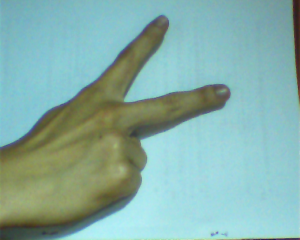
%> input picture 002.bmp, 300 x 240 px
$ octave Untitled1.m   (GNU Octave 9; MATLAB toolbox functions it lacks are replaced by stand-ins)
%> lines starting %> are read from the running program, lines starting %| are printed output that depends on the picture; in (x1, y1, x2, y2) boxes, pixels count from 0 and x2, y2 are one past the last pixel; in counts of white or black regions, pixels touching at a corner belong together; the program's own positions count from 1
### cut.m
function featoutput=cut(Grinput,Indtaginput,BinNum,level)
%把图像切分为四块，分别统计其直方图
if level==0
    return;
end
[height,width]=size(Grinput);   %梯度图尺寸大小
%分区
half_height=ceil(height/2);
half_width=ceil(width/2);
Gr_ori1=Grinput(1:half_height,1:half_width);
Gr_ori2=Grinput(1:half_height,(1+half_width):2*half_width);
Gr_ori3=Grinput((1+half_height):2*half_height,1:half_width);
Gr_ori4=Grinput((1+half_height):2*half_height,(1+half_width):2*half_width);
Indtag_ori1=Indtaginput(1:half_height,1:half_width);
Indtag_ori2=Indtaginput(1:half_height,(1+half_width):2*half_width);
Indtag_ori3=Indtaginput((1+half_height):2*half_height,1:half_width);
Indtag_ori4=Indtaginput((1+half_height):2*half_height,(1+half_width):2*half_width);

% here we calculate 4 cells
totalnum=0;
for i=1:level
    totalnum=totalnum+4^i*BinNum;
end
featoutput = zeros(1,totalnum);
feat1 = zeros(1,BinNum);
feat2 = zeros(1,BinNum);
feat3 = zeros(1,BinNum);
feat4 = zeros(1,BinNum);

for i=1:BinNum
    feat1(i) = sum(Gr_ori1(find(Indtag_ori1==i)));
end


for i=1:BinNum
    feat2(i) = sum(Gr_ori2(find(Indtag_ori2==i)));
end


for i=1:BinNum
    feat3(i) = sum(Gr_ori3(find(Indtag_ori3==i)));
end


for i=1:BinNum
    feat4(i) = sum(Gr_ori4(find(Indtag_ori4==i)));
end
if (level-1)~=0
    totalnum1=0;
    for i=1:level-1
        totalnum1=totalnum1+4^i*BinNum;
    end
    feat_cut1 = zeros(1,totalnum);
    feat_cut2 = zeros(1,totalnum);
    feat_cut3 = zeros(1,totalnum);
    feat_cut4 = zeros(1,totalnum);
    feat_cut1=cut(Gr_ori1,Indtag_ori1,BinNum,level-1);
    feat_cut2=cut(Gr_ori2,Indtag_ori2,BinNum,level-1);
    feat_cut3=cut(Gr_ori3,Indtag_ori3,BinNum,level-1);
    feat_cut4=cut(Gr_ori4,Indtag_ori4,BinNum,level-1);
    featoutput=[feat1,feat2,feat3,feat4,feat_cut1,feat_cut2,feat_cut3,feat_cut4];
else featoutput=[feat1,feat2,feat3,feat4];
end
end


### gaussFilter.m
function G=gaussFilter(segma,kSize)
% Creates a 1-D Gaussian kernel of a standard deviation 'segma' and a size
% of 'kSize'. 创建标准偏差“segma”和大小“kSize”的一维高斯核。
%
% In theory, the Gaussian distribution is non-zero everywhere. In practice,
% it's effectively zero at places further away from about three standard
% deviations. Hence the reason why the kernel is suggested to be truncated
% at that point.
%理论上，高斯分布在任何地方都是非零的。 实际上，在远离三个标准偏差的地方实际上
%是零。 因此，内核被建议在这一点被截断的原因。
%
% The 2D Gaussian filter is a complete circular symmetric operator. It can be
% seperated into x and y components. The 2D convolution can be performed by
% first convolving with 1D Gaussian in the x direction and the same in the
% y direction.
%二维高斯滤波器是一个完整的圆对称算子。 它可以分成x和y两个部分。 2D卷积可以通过
%首先在x方向上以1D高斯进行卷积并且在y方向上进行相同的卷积来执行。


if nargin<1 %nargin是function变量输入数
    segma=1;
end
if nargin<2
    kSize=2*(segma*3);
end

x=-(kSize/2):(1+1/kSize):(kSize/2);
G=(1/(sqrt(2*pi)*segma)) * exp (-(x.^2)/(2*segma^2));
%高斯滤波是一种线性平滑滤波，适用于消除高斯噪声，广泛应用于图像处理的减噪过程。
%通俗的讲，高斯滤波就是对整幅图像进行加权平均的过程，每一个像素点的值，都由其
%本身和邻域内的其他像素值经过加权平均后得到。高斯滤波的具体操作是：用一个模板
%（或称卷积、掩模）扫描图像中的每一个像素，用模板确定的邻域内像素的加权平均灰
%度值去替代模板中心像素点的值。

### Untitled1.m
  close all;clear all;clc;
  totalnum=756;
  BinNum=36;
Angle=360;
level=2;
%totalnum=BinNum;
  I= imread('002.bmp');
%> I is the input picture: size 240x300x3 uint8; mean R, G, B 134.4, 175.1, 167.8
  imshow(I)
  I=rgb2gray(I);
%> I: size 240x300 uint8
    imshow(I)
    %im=double(I);
    [height,width]=size(I);
%> height = 240; width = 300
    %BW=edge(I,'logical','nonsparse',I,'I',1);
    BW=edge(I,'Canny') ; %采用灰度或一个二值化图像I作为它的输入，并返回一个与I相同大小的二值化图像BW，在函数检测到边缘的地方为1，其他地方为0。采用Canny 算子边缘定位精确性和抗噪声能力效果较好
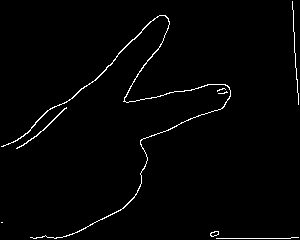
%> BW: size 240x300 logical; 1.6% white in thin lines or dots
    G=bwlabel(BW,8);
%> G: size 240x300 double; 9 distinct labels, from 0 to 8
    filter=gaussFilter(1);
    Imgfilter=conv2(G,filter,'same');
    G=conv2(Imgfilter,filter,'same');
    figure;imshow(G);
    f1=zeros(1,totalnum);
    %% Gradient and Gradient angle Computation
    [GradientX,GradientY]=gradient(double(G));
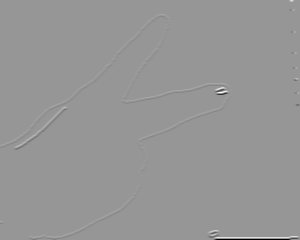
%> GradientY: size 240x300 double; min -3.67, max 2.56, mean -0.00191; drawn with min black and max white
    % calculate the norm of gradient
    Gr=sqrt(GradientX.^2+GradientY.^2);
    % Calculate the angle
    index=find(GradientX == 0);
%> index = 64433 values from 1 to 72000
    GradientX(index)=1e-5;
    YX=GradientY./GradientX;
    if Angle==180,A=((atan(YX)+(pi/2))*180)./pi; end
    if Angle==360,A=((atan2(GradientY,GradientX)+pi).*180)./pi; end
%> after `A=((atan2(GradientY,GradientX)+pi).*180)./pi`:
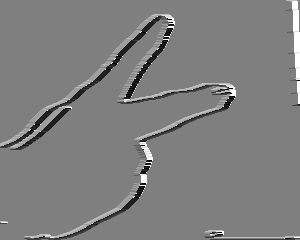
%> A: size 240x300 double; min 0.0744, max 360, mean 179.3; drawn with min black and max white
    %% Spatial / Orientation Binning
    nAngle=Angle/BinNum;
    IndTag=ceil(A./nAngle);
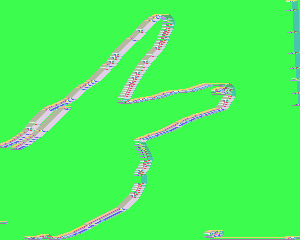
%> IndTag: size 240x300 double; 36 distinct labels, from 1 to 36; one colour per label, 0 black
    for i=1:BinNum
        f1(i)=sum(Gr(find(IndTag==i)));
    end
%> after the loop, f1 = 756 values, max 331.3 at index 10, min 0 at index 37, mean 2.33
    feat=cut(Gr,IndTag,BinNum,level);
%> in cut, `Indtag_ori1=Indtaginput(1:half_height,1:half_width);`: Indtag_ori1: size 120x150 double; 34 distinct labels, from 1 to 36
%> in cut, `Indtag_ori2=Indtaginput(1:half_height,(1+half_width):2*half_width);`: Indtag_ori2: size 120x150 double; 36 distinct labels, from 1 to 36
%> in cut, `Indtag_ori3=Indtaginput((1+half_height):2*half_height,1:half_width);`: Indtag_ori3: size 120x150 double; 36 distinct labels, from 1 to 36
%> in cut, `Indtag_ori4=Indtaginput((1+half_height):2*half_height,(1+half_width):2..`:
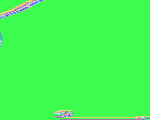
%> Indtag_ori4: size 120x150 double; 30 distinct labels, from 1 to 36; one colour per label, 0 black
%> after the loop in cut, `for i=1:BinNum`: feat1 = 36 values, max 70.51 at index 23, min 0 at index 29, mean 6.39
%> after the loop in cut, `for i=1:BinNum`: feat2 = 36 values, max 160.5 at index 18, min 0.009 at index 28, mean 18.39
%> after the loop in cut, `for i=1:BinNum`: feat3 = 36 values, max 67.66 at index 5, min 0.328 at index 29, mean 8.77
%> after the loop in cut, `for i=1:BinNum`: feat4 = 36 values, max 284.3 at index 10, min 0 at index 13, mean 15.38
%> in cut (call 2), `Gr_ori1=Grinput(1:half_height,1:half_width);`: Gr_ori1: size 60x75 double; every value is 0
%> in cut (call 2), `Indtag_ori1=Indtaginput(1:half_height,1:half_width);`: Indtag_ori1: size 60x75 double; every value is 18
%> in cut (call 2), `Indtag_ori2=Indtaginput(1:half_height,(1+half_width):2*half_width);`: Indtag_ori2: size 60x75 double; 23 distinct labels, from 1 to 36
%> in cut (call 2), `Indtag_ori3=Indtaginput((1+half_height):2*half_height,1:half_width);`: Indtag_ori3: size 60x75 double; 23 distinct labels, from 1 to 36
%> in cut (call 2), `Indtag_ori4=Indtaginput((1+half_height):2*half_height,(1+half_width):2..`: Indtag_ori4: size 60x75 double; 34 distinct labels, from 1 to 36
%> in cut, `feat_cut1=cut(Gr_ori1,Indtag_ori1,BinNum,level-1);`: feat_cut1 = 144 values, max 32.08 at index 95, min 0 at index 1, mean 1.6
%> in cut (call 3), `Indtag_ori1=Indtaginput(1:half_height,1:half_width);`: Indtag_ori1: size 60x75 double; 31 distinct labels, from 1 to 36
%> in cut (call 3), `Indtag_ori2=Indtaginput(1:half_height,(1+half_width):2*half_width);`: Indtag_ori2: size 60x75 double; 16 distinct labels, from 12 to 36
%> in cut (call 3), `Indtag_ori3=Indtaginput((1+half_height):2*half_height,1:half_width);`: Indtag_ori3: size 60x75 double; 31 distinct labels, from 1 to 36
%> in cut (call 3), `Indtag_ori4=Indtaginput((1+half_height):2*half_height,(1+half_width):2..`: Indtag_ori4: size 60x75 double; 34 distinct labels, from 1 to 36
%> in cut, `feat_cut2=cut(Gr_ori2,Indtag_ori2,BinNum,level-1);`: feat_cut2 = 144 values, max 89.81 at index 54, min 0 at index 15, mean 4.6
%> call 4 of cut, with BinNum = 36, level = 1
%> in cut (call 4), `Indtag_ori1=Indtaginput(1:half_height,1:half_width);`: Indtag_ori1: size 60x75 double; 26 distinct labels, from 1 to 36
%> in cut (call 4), `Indtag_ori2=Indtaginput(1:half_height,(1+half_width):2*half_width);`: Indtag_ori2: size 60x75 double; 34 distinct labels, from 1 to 36
%> in cut (call 4), `Indtag_ori3=Indtaginput((1+half_height):2*half_height,1:half_width);`: Indtag_ori3: size 60x75 double; 33 distinct labels, from 1 to 36
%> in cut (call 4), `Indtag_ori4=Indtaginput((1+half_height):2*half_height,(1+half_width):2..`:
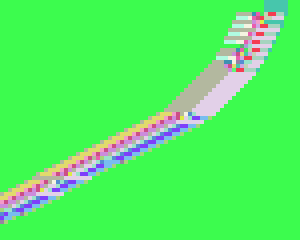
%> Indtag_ori4: size 60x75 double (shown 4 times larger); 27 distinct labels, from 1 to 36; one colour per label, 0 black
%> after the loop in cut (call 4), `for i=1:BinNum`: feat1 = 36 values, max 49.83 at index 5, min 0 at index 13, mean 4.6
%> after the loop in cut (call 4), `for i=1:BinNum`: feat2 = 36 values, max 2.39 at index 5, min 0 at index 28, mean 0.875
%> after the loop in cut (call 4), `for i=1:BinNum`: feat3 = 36 values, max 8.87 at index 10, min 0 at index 20, mean 1.33
%> after the loop in cut (call 4), `for i=1:BinNum`: feat4 = 36 values, max 13.6 at index 5, min 0 at index 14, mean 1.97
%> in cut (call 4), `else featoutput=[feat1,feat2,feat3,feat4];`: featoutput = 144 values, max 49.83 at index 5, min 0 at index 13, mean 2.19
%> in cut, `feat_cut3=cut(Gr_ori3,Indtag_ori3,BinNum,level-1);`: feat_cut3 has the same summary as featoutput
%> call 5 of cut, with BinNum = 36, level = 1
%> in cut (call 5), `Gr_ori3=Grinput((1+half_height):2*half_height,1:half_width);`:
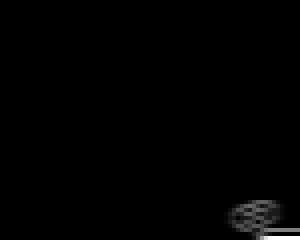
%> Gr_ori3: size 60x75 double (shown 4 times larger); min 0, max 3.67, mean 0.0274; drawn with min black and max white
%> after the loop in cut (call 5), `for i=1:BinNum`: feat1 = 36 values, max 5.44 at index 24, min 0 at index 2, mean 0.984
%> after the loop in cut (call 5), `for i=1:BinNum`: feat2 = 36 values from 0 to 0
%> after the loop in cut (call 5), `for i=1:BinNum`: feat3 = 36 values, max 41.24 at index 10, min 0 at index 12, mean 3.42
%> after the loop in cut (call 5), `for i=1:BinNum`: feat4 = 36 values, max 243.1 at index 10, min 0 at index 4, mean 10.98
%> in cut (call 5), `else featoutput=[feat1,feat2,feat3,feat4];`: featoutput = 144 values, max 243.1 at index 118, min 0 at index 2, mean 3.85
%> in cut, `feat_cut4=cut(Gr_ori4,Indtag_ori4,BinNum,level-1);`: feat_cut4 has the same summary as featoutput
%> in cut, `featoutput=[feat1,feat2,feat3,feat4,feat_cut1,feat_cut2,feat_cut3,feat..`: featoutput = 720 values, max 284.3 at index 118, min 0 at index 29, mean 4.89
%> feat has the same summary as featoutput in cut
    f1((1+BinNum):totalnum)=feat;
    f1=f1./(height*width);
%> f1 = 756 values, max 0.0046 at index 10, min 0 at index 65, mean 9.71e-05

$ run again, with 0010.bmp copied over 002.bmp
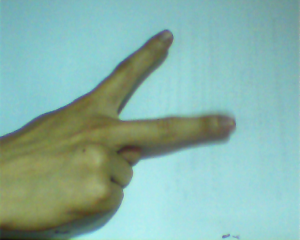
%> input picture 0010.bmp, 300 x 240 px
%> I is the input picture: size 240x300x3 uint8; mean R, G, B 135.9, 177.6, 166.8
%> I: size 240x300 uint8
%> BW: size 240x300 logical; 1.5% white in thin lines or dots, all inside (x1, y1, x2, y2) = (1, 29, 237, 239)
%> index = 65747 values from 1 to 72000
%> `IndTag=ceil(A./nAngle);`:
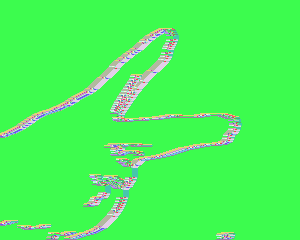
%> IndTag: size 240x300 double; 36 distinct labels, from 1 to 36; one colour per label, 0 black
%> after the loop `for i=1:BinNum`: f1 = 756 values, max 484.9 at index 27, min 0 at index 37, mean 4.34
%> Indtag_ori1: size 120x150 double; 36 distinct labels, from 1 to 36
%> Indtag_ori2: size 120x150 double; 36 distinct labels, from 1 to 36
%> Indtag_ori3: size 120x150 double; 36 distinct labels, from 1 to 36
%> Indtag_ori4: size 120x150 double; 34 distinct labels, from 1 to 36
%> after the loop in cut, `for i=1:BinNum`: feat1 = 36 values, max 65.65 at index 23, min 0.0852 at index 33, mean 14.15
%> after the loop in cut, `for i=1:BinNum`: feat2 = 36 values, max 106.1 at index 27, min 0.192 at index 29, mean 11.28
%> after the loop in cut, `for i=1:BinNum`: feat3 = 36 values, max 220.7 at index 27, min 6.04 at index 15, mean 48.17
%> after the loop in cut, `for i=1:BinNum`: feat4 = 36 values, max 101.8 at index 27, min 0 at index 28, mean 17.63
%> Gr_ori1: size 60x75 double; every value is 0
%> Gr_ori2: size 60x75 double
%> Gr_ori3: size 60x75 double
%> Gr_ori4: size 60x75 double
%> Indtag_ori1: size 60x75 double; every value is 18
%> Indtag_ori2: size 60x75 double; 19 distinct labels, from 3 to 34
%> Indtag_ori3: size 60x75 double; 20 distinct labels, from 3 to 35
%> Indtag_ori4: size 60x75 double; 35 distinct labels, from 1 to 36
%> feat_cut1 = 144 values, max 53.49 at index 135, min 0 at index 1, mean 3.54
%> Indtag_ori1: size 60x75 double; 36 distinct labels, from 1 to 36
%> Indtag_ori3: size 60x75 double; 29 distinct labels, from 1 to 36
%> Indtag_ori4: size 60x75 double; 17 distinct labels, from 10 to 36
%> feat_cut2 = 144 values, max 103.8 at index 99, min 0 at index 37, mean 2.82
%> Indtag_ori1: size 60x75 double; 18 distinct labels, from 4 to 34
%> Indtag_ori2: size 60x75 double; 36 distinct labels, from 1 to 36
%> Indtag_ori3: size 60x75 double; 33 distinct labels, from 1 to 36
%> Indtag_ori4: size 60x75 double; 36 distinct labels, from 1 to 36
%> feat_cut3 = 144 values, max 156.7 at index 63, min 0 at index 1, mean 12.04
%> in cut (call 5), `Gr_ori2=Grinput(1:half_height,(1+half_width):2*half_width);`:
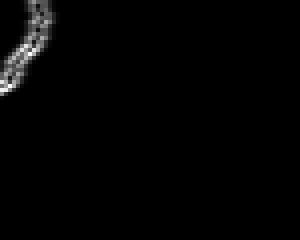
%> Gr_ori2: size 60x75 double (shown 4 times larger); min 0, max 1.34, mean 0.0189; drawn with min black and max white
%> after the loop in cut (call 5), `for i=1:BinNum`: feat1 = 36 values, max 76.83 at index 27, min 0 at index 4, mean 9.32
%> after the loop in cut (call 5), `for i=1:BinNum`: feat2 = 36 values, max 11.72 at index 23, min 0 at index 28, mean 2.36
%> after the loop in cut (call 5), `for i=1:BinNum`: feat3 = 36 values, max 33.16 at index 10, min 0 at index 1, mean 2.92
%> after the loop in cut (call 5), `for i=1:BinNum`: feat4 = 36 values, max 14.39 at index 27, min 0 at index 13, mean 3.03
%> in cut (call 5), `else featoutput=[feat1,feat2,feat3,feat4];`: featoutput = 144 values, max 76.83 at index 27, min 0 at index 4, mean 4.41
%> feat_cut4 has the same summary as featoutput
%> in cut, `featoutput=[feat1,feat2,feat3,feat4,feat_cut1,feat_cut2,feat_cut3,feat..`: featoutput = 720 values, max 220.7 at index 99, min 0 at index 136, mean 9.12
%> feat has the same summary as featoutput in cut
%> `f1=f1./(height*width);`: f1 = 756 values, max 0.00674 at index 27, min 0 at index 172, mean 0.000181

$ run again, with 0011.bmp copied over 002.bmp
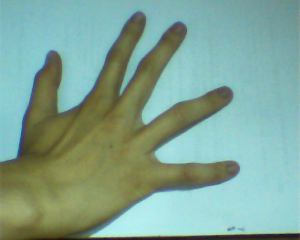
%> input picture 0011.bmp, 300 x 240 px
%> I is the input picture: size 240x300x3 uint8; mean R, G, B 129.3, 164, 148.7
%> I: size 240x300 uint8
%> BW: size 240x300 logical; 2.2% white in thin lines or dots
%> index = 62055 values from 1 to 72000
%> IndTag: size 240x300 double; 36 distinct labels, from 1 to 36
%> after the loop `for i=1:BinNum`: f1 = 756 values, max 252 at index 27, min 0 at index 37, mean 1.69
%> Indtag_ori1: size 120x150 double; 36 distinct labels, from 1 to 36
%> Indtag_ori2: size 120x150 double; 36 distinct labels, from 1 to 36
%> Indtag_ori3: size 120x150 double; 35 distinct labels, from 1 to 36
%> Indtag_ori4: size 120x150 double; 36 distinct labels, from 1 to 36
%> after the loop in cut, `for i=1:BinNum`: feat1 = 36 values, max 31.97 at index 23, min 0.363 at index 28, mean 7.66
%> after the loop in cut, `for i=1:BinNum`: feat2 = 36 values, max 35.92 at index 5, min 0.202 at index 28, mean 5.59
%> after the loop in cut, `for i=1:BinNum`: feat3 = 36 values, max 107.2 at index 10, min 0 at index 33, mean 9.05
%> after the loop in cut, `for i=1:BinNum`: feat4 = 36 values, max 145.2 at index 27, min 0.28 at index 33, mean 13.17
%> Gr_ori1: size 60x75 double
%> Gr_ori2: size 60x75 double
%> Gr_ori3: size 60x75 double
%> Gr_ori4: size 60x75 double
%> Indtag_ori1: size 60x75 double; 36 distinct labels, from 1 to 36
%> Indtag_ori2: size 60x75 double; 35 distinct labels, from 1 to 36
%> Indtag_ori3: size 60x75 double; 35 distinct labels, from 1 to 36
%> Indtag_ori4: size 60x75 double; 36 distinct labels, from 1 to 36
%> feat_cut1 = 144 values, max 15.69 at index 59, min 0 at index 51, mean 1.92
%> Gr_ori2: size 60x75 double; every value is 0
%> Indtag_ori1: size 60x75 double; 36 distinct labels, from 1 to 36
%> Indtag_ori2: size 60x75 double; every value is 18
%> Indtag_ori3: size 60x75 double; 29 distinct labels, from 1 to 36
%> Indtag_ori4: size 60x75 double; 36 distinct labels, from 1 to 36
%> feat_cut2 = 144 values, max 18.3 at index 77, min 0 at index 37, mean 1.4
%> Indtag_ori1: size 60x75 double; 27 distinct labels, from 1 to 36
%> Indtag_ori2: size 60x75 double; 23 distinct labels, from 5 to 35
%> Indtag_ori3: size 60x75 double; 24 distinct labels, from 2 to 36
%> Indtag_ori4: size 60x75 double; 23 distinct labels, from 1 to 36
%> feat_cut3 = 144 values, max 58.69 at index 118, min 0 at index 14, mean 2.26
%> in cut (call 5), `Gr_ori2=Grinput(1:half_height,(1+half_width):2*half_width);`:
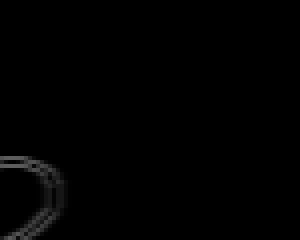
%> Gr_ori2: size 60x75 double (shown 4 times larger); min 0, max 0.367, mean 0.0056
%> after the loop in cut (call 5), `for i=1:BinNum`: feat1 = 36 values, max 15.95 at index 10, min 0 at index 4, mean 3.15
%> after the loop in cut (call 5), `for i=1:BinNum`: feat2 = 36 values, max 3.01 at index 5, min 2.6e-05 at index 12, mean 0.699
%> after the loop in cut (call 5), `for i=1:BinNum`: feat3 = 36 values, max 69.2 at index 27, min 0 at index 4, mean 4.96
%> after the loop in cut (call 5), `for i=1:BinNum`: feat4 = 36 values, max 57.58 at index 27, min 0 at index 17, mean 4.36
%> in cut (call 5), `else featoutput=[feat1,feat2,feat3,feat4];`: featoutput = 144 values, max 69.2 at index 99, min 0 at index 4, mean 3.29
%> feat_cut4 has the same summary as featoutput
%> in cut, `featoutput=[feat1,feat2,feat3,feat4,feat_cut1,feat_cut2,feat_cut3,feat..`: featoutput = 720 values, max 145.2 at index 135, min 0 at index 105, mean 3.55
%> feat has the same summary as featoutput in cut
%> `f1=f1./(height*width);`: f1 = 756 values, max 0.0035 at index 27, min 0 at index 141, mean 7.04e-05
